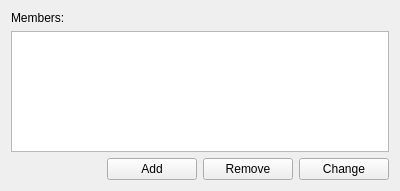
<?xml version="1.0" encoding="UTF-8"?>
<ui version="4.0">
 <class>GroupMembersWidget</class>
 <widget class="QWidget" name="GroupMembersWidget">
  <property name="geometry">
   <rect>
    <x>0</x>
    <y>0</y>
    <width>400</width>
    <height>191</height>
   </rect>
  </property>
  <property name="windowTitle">
   <string>Form</string>
  </property>
  <layout class="QGridLayout" name="gridLayout">
   <item row="0" column="0">
    <widget class="QLabel" name="membersLabel">
     <property name="text">
      <string>Members:</string>
     </property>
     <property name="buddy">
      <cstring>membersTreeView</cstring>
     </property>
    </widget>
   </item>
   <item row="2" column="1">
    <widget class="QPushButton" name="addPushButton">
     <property name="text">
      <string>Add</string>
     </property>
    </widget>
   </item>
   <item row="2" column="2">
    <widget class="QPushButton" name="removePushButton">
     <property name="text">
      <string>Remove</string>
     </property>
    </widget>
   </item>
   <item row="2" column="3">
    <widget class="QPushButton" name="changePushButton">
     <property name="text">
      <string>Change</string>
     </property>
    </widget>
   </item>
   <item row="1" column="0" colspan="4">
    <widget class="QTreeView" name="membersTreeView"/>
   </item>
  </layout>
 </widget>
 <resources/>
 <connections/>
</ui>
